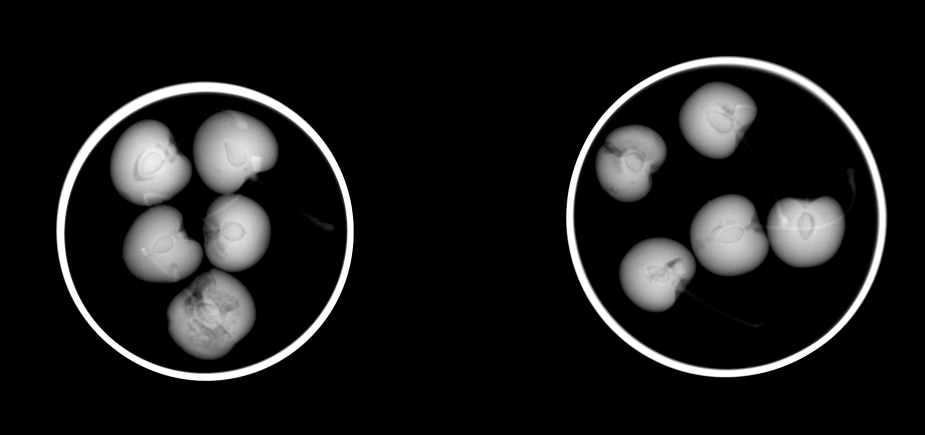
#> input picture Clases/Cap02_Extraer_Características/Pitón/N0001_0004b.png, 1850 x 870 px (shown at 1/2 size)
$ jupyter execute --allow-errors PAT02_CaracteristicasGeometricas.ipynb   (shell and % lines are left out)
#> lines starting #> are read from the running program, lines starting #| are printed output that depends on the picture; after the words box and inside, x2 and y2 are one past the last pixel; in counts of white or black regions, pixels touching at a corner belong together
# Reconocimiento de Patrones
[Curso de Reconocimiento de Patrones]

Departamento Electrónica

Universidad Popular del Cesar

José Ramón Iglesias

---

# Ejemplo: Extracción de Características Geométricas

En este ejemplo se muestra la extracción de características de geometría tales como:

* Características básicas
* Características elípticas
* Características basadas en momentos invariantes

Los ejemplos 1,2 y 3 se realizan en radiografías de frutas.

El ejemplo 4 consiste en clasificar tres tipos de flechas.

Referencias:

* [Teoría sobre extracción de características](https://www.dropbox.com/s/ir3mh7b2reuieg7/PAT02_GeometricFeatures.pdf?dl=0)

* [Paper sobre momentos de Hu](https://www.dropbox.com/s/9kf67a1ihlqbamn/Hu_Moments.pdf?dl=0)

* [Paper sobre momentos de Flusseer](https://www.dropbox.com/s/ki0mrexq1e2vy36/Flusser_Moments.pdf?dl=0)

# 0. Setup inicial

Liberías necesarias para que funcione el algoritmo.

## Instalación de PyXvis

PyXvis es una librería creada recientemente para el libro [Computer Vision for X-ray Testing](https://domingomery.ing.puc.cl/publications/book/) (Mery & Pieringer, Springer, 2021). En los ejemplos de este notebook, se utiliza esta librería sólo para la extracción de características. Por el momento. como la instalación de PyXvis usando 'pip install pyxvis' es inestable, usaremos esta instalación:

[cell 1]
# Instalación de PyXvis

print('PyXvis library downloaded.')
print('PyXvis library installed.')

## Setup de librerías

[cell 2]
import seaborn as sns
import numpy as np
import matplotlib.pyplot as plt
from   skimage.measure import label
from   pyxvis.processing.segmentation import seg_bimodal
from   pyxvis.features.extraction import extract_features
from   pyxvis.io.plots import plot_ellipses_image
from   sklearn.metrics import confusion_matrix, accuracy_score

# 1. Carga de Imágenes

Se cargan dos imágenes N0001_0004b.png y N0006_0003b.png. Estas imágenes pertenecen a la base de datos [GDXray](https://domingomery.ing.puc.cl/material/gdxray/).

# Ejemplo 1: Características geométricas básicas

En este ejemplo, mostramos cómo extraer las características geométricas básicas de diez manzanas segmentadas en la imagen de rayos X N0001_0004b.png. La segmentación en este ejemplo se realiza umbralizando la imagen de rayos X y seleccionando aquellos objetos segmentados que presentan un tamaño (área) adecuado.

[cell 3]
# Input Imagen 1 para ejemplo 1
fig    = plt.figure()
ax     = fig.add_subplot(111)
img1    = plt.imread('N0001_0004b.png')
#> img1 is the input picture: shape (870, 1850) float32; min 0, max 1, mean 0.103
implot = plt.imshow(img1,cmap='gray')

[cell 4]
# Input Image
img    = img1

# Segmentation
R      = img>0.27         # thresholding of light objects
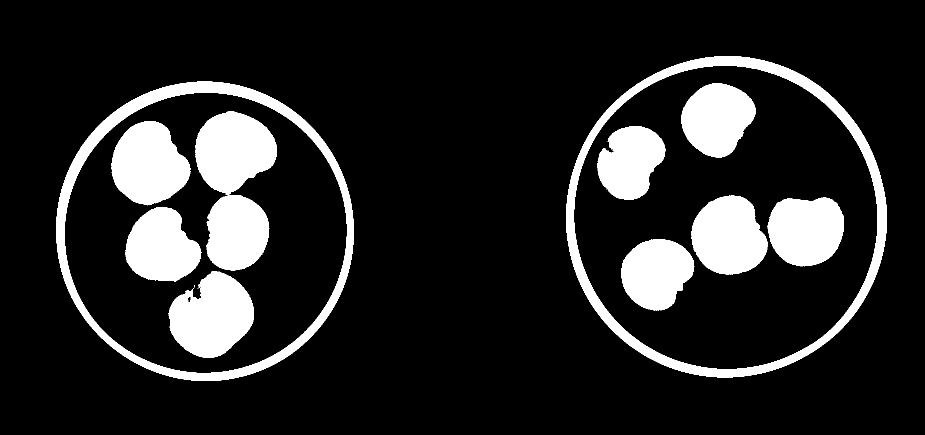
#> R: shape (870, 1850) bool (shown at 1/2 size); 14.7% white; 18 white regions (6 under 20 px), largest, box (x1, y1, x2, y2) and area: (1132, 112, 1774, 755) 34054, (112, 163, 708, 762) 31855, (337, 542, 508, 716) 20478
L      = label(R)         # labeling of objects
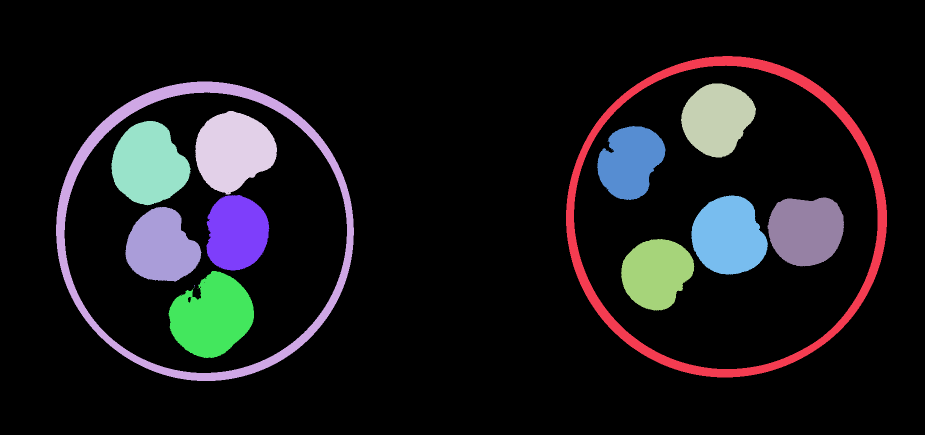
#> L: shape (870, 1850) int32 (shown at 1/2 size); 19 distinct labels, from 0 to 18; one colour per label, 0 black
n      = np.max(L)        # number of detected objects
#> n = 18
T      = np.zeros((n,18)) # features of each object will stored in a row

# Analysis of each segmented object
t      = 0 # count of recognized fruits
#> (the rest of this cell did not finish here and is left out)

Características extraidas con `extract_features` de PyXvis.

* $f_{1}$: Center of mass in $i$ direction.

* $f_{2}$: Center of mass in $j$ direction.

* $f_{3}$: Height.

* $f_{4}$: Width.

* $f_{5}$: Area.

* $f_{6}$: Perimeter.

* $f_{7}$: Roundness.

* $f_{8}$: Danielsson factor.

* $f_{9}$: Euler Number.

* $f_{10}$: Equivalent Diameter.

* $f_{11}$: Major Axis Length.

* $f_{12}$: Minor Axis Length.

* $f_{13}$: Orientation.

* $f_{14}$: Solidity.

* $f_{15}$: Extent.

* $f_{16}$: Eccentricity.

* $f_{17}$: Convex Area.

* $f_{18}$: Filled Area.

Features divided by 1000 of the ten apples:

# Ejemplo 2: Características Elípticas

En este ejemplo, mostramos cómo extraer características elípticas del contorno de una fruta. Probamos este método en una radiografía de una cereza con forma elíptica como se muestra en el resultado.

[cell 5]
# Input Imagen 2 para ejemplo 2
fig    = plt.figure()
ax     = fig.add_subplot(111)
img2    = plt.imread('N0006_0003b.png')
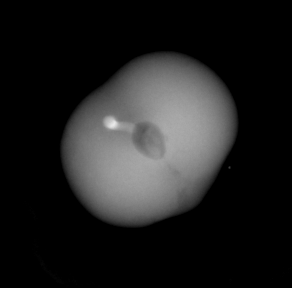
#> input picture Clases/Cap01_Introducción/Python/N0006_0003b.png, 292 x 288 px, found by its file name
#> img2 is the input picture: shape (288, 292) float32; min 0, max 0.91, mean 0.123
implot = plt.imshow(img2,cmap='gray')

[cell 6]
img    = img2                                    # input image with a fruit
#> (the rest of this cell did not finish here and is left out)

# Ejemplo 3: Momentos invariantes

En este ejemplo, mostramos cómo medir momentos invariantes que pueden utilizarse como característica de forma de los objetos de interés. Probamos este método con una radiografía que contiene 10 manzanas. Superponemos a esta imagen 4 rectángulos cuyo tamaño es de $a \times b$ píxeles (donde $b=3a$). Los rectángulos están situados en las direcciones horizontal y vertical, como se muestra en el resultado. Así, podemos simular una imagen de rayos X de entrada que contiene manzanas y rectángulos. La idea es separarlos. Vemos que el primer Hu-momento puede utilizarse para discriminar eficazmente las manzanas de los rectángulos.

[cell 7]
fig    = plt.figure()
ax     = fig.add_subplot(111)
img    = img1
img[100:399,750:849]  = 0.5
img[500:699,850:916]  = 0.75
img[20:119,100:399]   = 0.6
img[90:156,1000:1199] = 0.75
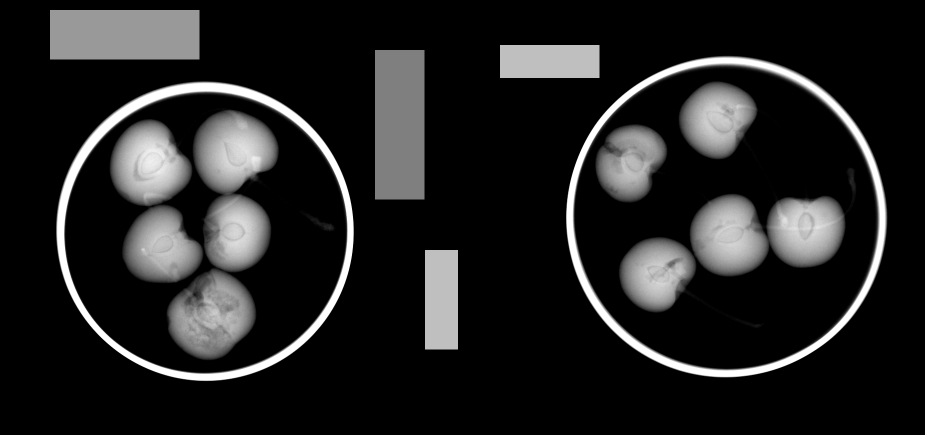
#> img: shape (870, 1850) float32 (shown at 1/2 size); min 0, max 1, mean 0.136
implot = plt.imshow(img,cmap='gray')
R      = img>0.27   # segmentation
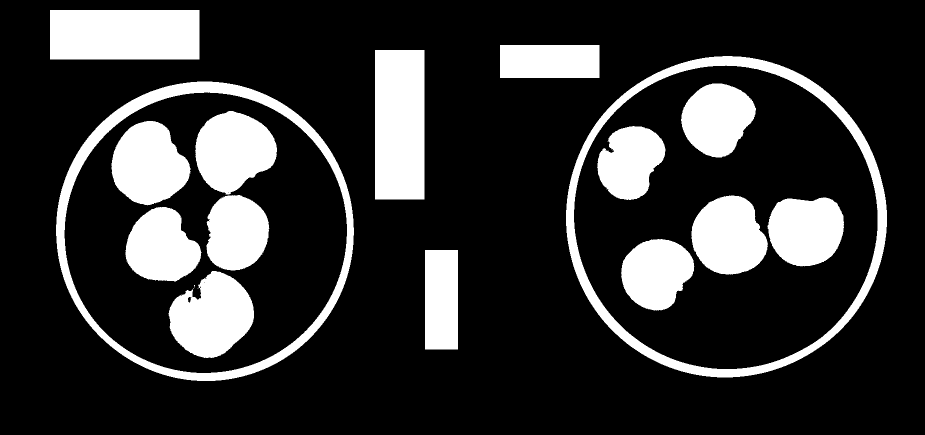
#> R: shape (870, 1850) bool (shown at 1/2 size); 20% white; 22 white regions (6 under 20 px), largest, box (x1, y1, x2, y2) and area: (1132, 112, 1774, 755) 34054, (112, 163, 708, 762) 31855, (100, 20, 399, 119) 29601
L      = label(R)   # labeling
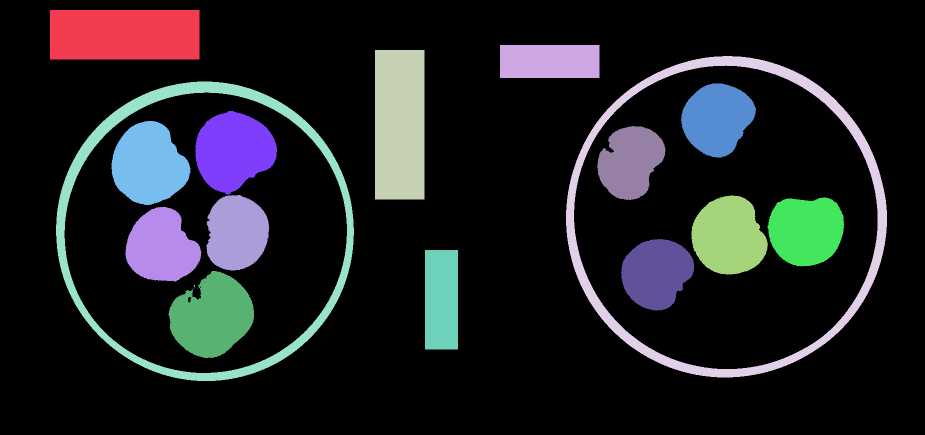
#> L: shape (870, 1850) int32 (shown at 1/2 size); 23 distinct labels, from 0 to 22; one colour per label, 0 black
n      = np.max(L)  # number of segmented objects
#> n = 22
t      = 0
T      = np.zeros((n,7))
#> (the rest of this cell did not finish here and is left out)

Note: In this example, the features (basic geometric features for centroid and area, and Hu moments) are computed by  function `extract_features` of PyXvis  with parameters `['basicgeo','hugeo']` and `bw=R`, where `R` is the binary image from which the features are extracted. The output of this function is a vector `f` computed by concatenation of two vectors, one for the basic geometric features (of 18 elements) and one for the Hu moments (of 7 elements). Thus, the first Hu moment is stored in `f[18]`. The reader can test Flusser and Gupta moments using functions parameters `'flusser'` and `'gupta'` respectively in function `extract_features`.

# Ejemplo 4: Reconocimiento de Flechas

En este ejemplo se realiza un reconocimiento de tres tipos de flechas como las que se muestran en la figura. Las flechas son de diversos tamaños y diversas orientaciones.

* Clase 0: flecha curva unidireccional

* Clase 1: flecha recta bidireccional

* Clase 2: flecha recta unidireccional

Para la solución se utiliza los momentos de Hu ya que son invariantes a la rotación y a la escala.

[cell 8]
# Datos de Training: 3 clases y 12 imágenes por clase

[cell 9]
# Datos de Testing: 3 clases y 10 imágenes por clase

[cell 10]
# Funciones necesarias para que se pueda cargar una imagen individual

def num2fixstr(x,d):
  # example num2fixstr(2,5) returns '00002'
  # example num2fixstr(19,3) returns '019'
  st = '%0*d' % (d,x)
  return st

def ImageLoad(prefix,num_char,num_img,echo='off'):
  # img = ImageLoad('example/char_',1,3)   loads image 'example/char_01_003.png'
  # img = ImageLoad('example/char_',2,15)  loads image 'example/char_02_015.png'
  st   = prefix + num2fixstr(num_char,2) + '_' + num2fixstr(num_img,2) + '.png'
  if echo == 'on':
    print('loading image '+st+'...')
  img    = plt.imread(st)
  return img

[cell 11]
# Extracción de momentos de Hu para el training

K = 3  # número de clases
N = 12 # número de imágenes por clase

fx = ['hugeo']                      # características a extraer (momentos de Hu)
M  = 7                              # los momentos de Hu son 7

# si se quiere usar momentos de Flusser se puede usar fx = ['flusser'] y M = 4

Xtrain = np.zeros((K*N,M))          # K x N muestras (filas), y M características (columnas)
ytrain_gt = np.zeros((K*N,))        # ground truth (clasificacion ideal)

t = 0
#> (the rest of this cell did not finish here and is left out)

[cell 12]
# Extracción de momentos de Hu para el testing

Nt = 10 # número de imágenes por clase en el testing
#> Nt = 10

Xtest = np.zeros((K*Nt,M))          # features
ytest_gt = np.zeros((K*Nt,))        # ground truth (clasificacion ideal)
#> ytest_gt = 30 values from 0 to 0

t = 0
#> (the rest of this cell did not finish here and is left out)

    # Extracción de características
    R      = (img>0.5)*1            # segmentation
    f = extract_features(fx,bw=R)   # feature extraction
    Xtest[t,:] = f
    ytest_gt[t] = j
    t = t+1

[cell 13]
# Distribución de frecuencias por clase
# Los momentos de Hu son 7, y se han almacenados como 7 columnas en la matriz
# Xtrain, el primer momento de Hu es la columna cero:
hu = 0 # 0 es el primer momento, 1 es el segundo momento, etc.
#> hu = 0
sns.displot([Xtrain[0:12,hu],Xtrain[12:24,hu],Xtrain[24:36,hu]],bins=20)
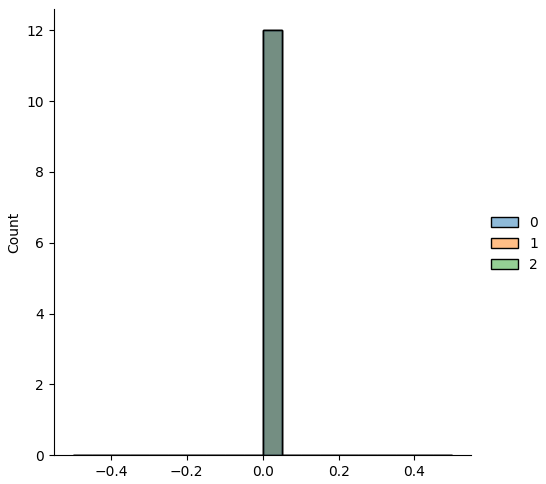
#> figure drawn by matplotlib, 1 panel; tallest bar 12 high, from x = 0 to 0.05; tallest bar 12 high, from x = 0 to 0.05; tallest bar 12 high, from x = 0 to 0.05

[cell 14]
# Clasificacion
# Claramente las clases se separan con dos umbrales que en este caso se escogen
# de manera manual:

th1 = 0.20
th2 = 0.28

# Clasificación en el Testing (K x Nt = 30 muestras, 10 por cada una de las tres clases)
xtest  = Xtest[:,hu]
#> xtest = 30 values from 0 to 0
n = K*Nt
#> n = 30
ytest  = np.zeros((n,))
#> ytest = 30 values from 0 to 0
for i in range(n):
  if xtest[i]<th1:
    ytest[i] = 2
  elif xtest[i]<th2:
    ytest[i] = 1
#> after the loop, ytest = 30 values from 2 to 2
  # otro elif no es necesario porque ytest[i] se inicializó en cero

[cell 15]
# Evaluación de desempeño

C = confusion_matrix(ytest_gt, ytest)
#> C = [[0, 30], [0, 0]]
print('Matriz de Confusión:')
print(C)
#| [[ 0 30]
#|  [ 0  0]]
print(' ')
Acc = accuracy_score(ytest_gt, ytest)
#> Acc = 0
print('Accuracy:')
print(Acc)
#| 0.0
